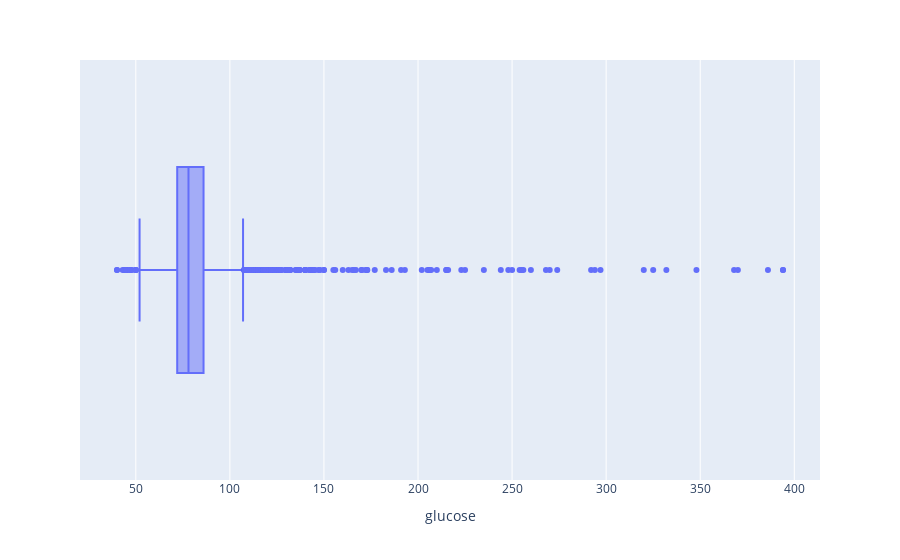

Notebook code for this chart:
### Code cell
px.box(df,x=df["glucose"])

### Figure 1 — Plotly figure (JSON) as saved in the notebook; plotly's stock layout.template omitted (floating-point values rounded to 4 significant figures; data arrays with more than 128 entries replaced by an {"elided": "..."} marker saying what was removed)
{"data": [{"alignmentgroup": "True", "hovertemplate": "glucose=%{x}<extra></extra>", "legendgroup": "", "marker": {"color": "#636efa"}, "name": "", "notched": false, "offsetgroup": "", "orientation": "h", "showlegend": false, "type": "box", "x": {"elided": "4240 float values"}, "x0": " ", "xaxis": "x", "y0": " ", "yaxis": "y"}], "layout": {"autosize": true, "boxmode": "group", "legend": {"tracegroupgap": 0}, "margin": {"t": 60}, "xaxis": {"anchor": "y", "autorange": true, "domain": [0, 1], "range": [20.33, 413.7], "title": {"text": "glucose"}, "type": "linear"}, "yaxis": {"anchor": "x", "autorange": true, "domain": [0, 1], "range": [-0.5, 0.5], "type": "category"}}}
